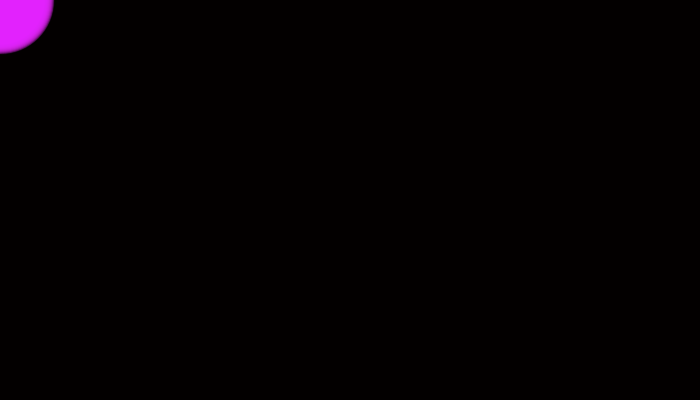
Frame 1 (no input)
Frame 60 (the mouse pressed at the canvas centre just before this capture): identical to frame 1, image omitted
Frame 120 (the mouse held since frame 60 and released just before this capture): identical to frame 1, image omitted

The Processing sketch that drew this single still picture (run headless with seeded random() and noise(); from frame 60 on, the mouse is pressed at the canvas centre):

// Processing sketch: processing_41397
// ── processing_41397.pde

int[] trail_x;
int[] trail_y;
int index = 0;
 
void setup() {
  size(700,400);
  smooth();
  trail_x = new int[60];
  trail_y = new int[60];
}
 
void draw() {
  background(3,0,0);
  
  
  stroke(0, 128);
  for (int i=0; i < trail_x.length; i++) {
     
    int pos = (index+i) % trail_x.length;
     
    
    fill(map(i, 5, trail_x.length, 0, 250), 38, 255, 50);   
    ellipse(trail_x[pos], trail_y[pos], 50+i, 50+i); 
  }
}

 
void mouseMoved() {
  trail_x[index] = mouseX;
  trail_y[index] = mouseY;
  index++;
  if (index >= trail_x.length) index = 0;
}
